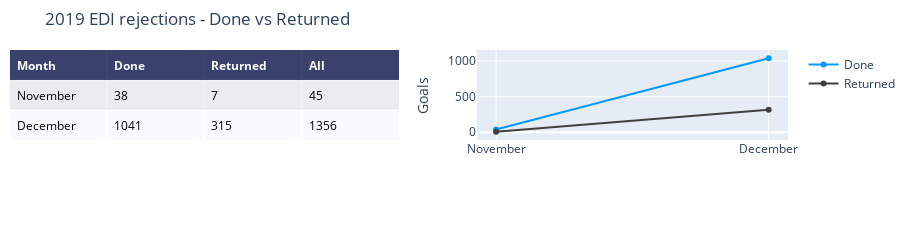

The code cell stored with this chart in its notebook:
### Code cell
#EDI done vs returned


import plotly.graph_objects as go
import plotly.figure_factory as ff

table_data = [['Month', 'Done', 'Returned','All'],
              ['November', 38, 7,45],
              ['December', 1041, 315, 1356]
             ]

fig = ff.create_table(table_data, height_constant=60)

months = ['November','December']
done= [38,1041]
returned = [7,315]

trace1 = go.Scatter(x=months, y=done,
                    marker=dict(color='#0099ff'),
                    name='Done',
                    xaxis='x2', yaxis='y2')
trace2 = go.Scatter(x=months, y=returned,
                    marker=dict(color='#404040'),
                    name='Returned',
                    xaxis='x2', yaxis='y2')

fig.add_traces([trace1, trace2])

# initialize xaxis2 and yaxis2
fig['layout']['xaxis2'] = {}
fig['layout']['yaxis2'] = {}

# Edit layout for subplots
fig.layout.xaxis.update({'domain': [0, .5]})
fig.layout.xaxis2.update({'domain': [0.6, 1.]})

# The graph's yaxis MUST BE anchored to the graph's xaxis
fig.layout.yaxis2.update({'anchor': 'x2'})
fig.layout.yaxis2.update({'title': 'Goals'})

# Update the margins to add a title and see graph x-labels.
fig.layout.margin.update({'t':50, 'b':100})
fig.layout.update({'title': '2019 EDI rejections - Done vs Returned'})

fig.show()

### Figure 1 — Plotly figure (JSON) as saved in the notebook; plotly's stock layout.template omitted (floating-point values rounded to 4 significant figures)
{"data": [{"colorscale": [[0, "#00083e"], [0.5, "#ededee"], [1, "#ffffff"]], "hoverinfo": "none", "opacity": 0.75, "showscale": false, "type": "heatmap", "z": [[0, 0, 0, 0], [0.5, 0.5, 0.5, 0.5], [1, 1, 1, 1]]}, {"marker": {"color": "#0099ff"}, "name": "Done", "type": "scatter", "x": ["November", "December"], "xaxis": "x2", "y": [38, 1041], "yaxis": "y2"}, {"marker": {"color": "#404040"}, "name": "Returned", "type": "scatter", "x": ["November", "December"], "xaxis": "x2", "y": [7, 315], "yaxis": "y2"}], "layout": {"annotations": [{"align": "left", "font": {"color": "#ffffff"}, "showarrow": false, "text": "<b>Month</b>", "x": -0.45, "xanchor": "left", "xref": "x", "y": 0, "yref": "y"}, {"align": "left", "font": {"color": "#ffffff"}, "showarrow": false, "text": "<b>Done</b>", "x": 0.55, "xanchor": "left", "xref": "x", "y": 0, "yref": "y"}, {"align": "left", "font": {"color": "#ffffff"}, "showarrow": false, "text": "<b>Returned</b>", "x": 1.55, "xanchor": "left", "xref": "x", "y": 0, "yref": "y"}, {"align": "left", "font": {"color": "#ffffff"}, "showarrow": false, "text": "<b>All</b>", "x": 2.55, "xanchor": "left", "xref": "x", "y": 0, "yref": "y"}, {"align": "left", "font": {"color": "#000000"}, "showarrow": false, "text": "November", "x": -0.45, "xanchor": "left", "xref": "x", "y": 1, "yref": "y"}, {"align": "left", "font": {"color": "#000000"}, "showarrow": false, "text": "38", "x": 0.55, "xanchor": "left", "xref": "x", "y": 1, "yref": "y"}, {"align": "left", "font": {"color": "#000000"}, "showarrow": false, "text": "7", "x": 1.55, "xanchor": "left", "xref": "x", "y": 1, "yref": "y"}, {"align": "left", "font": {"color": "#000000"}, "showarrow": false, "text": "45", "x": 2.55, "xanchor": "left", "xref": "x", "y": 1, "yref": "y"}, {"align": "left", "font": {"color": "#000000"}, "showarrow": false, "text": "December", "x": -0.45, "xanchor": "left", "xref": "x", "y": 2, "yref": "y"}, {"align": "left", "font": {"color": "#000000"}, "showarrow": false, "text": "1041", "x": 0.55, "xanchor": "left", "xref": "x", "y": 2, "yref": "y"}, {"align": "left", "font": {"color": "#000000"}, "showarrow": false, "text": "315", "x": 1.55, "xanchor": "left", "xref": "x", "y": 2, "yref": "y"}, {"align": "left", "font": {"color": "#000000"}, "showarrow": false, "text": "1356", "x": 2.55, "xanchor": "left", "xref": "x", "y": 2, "yref": "y"}], "height": 230, "margin": {"b": 100, "l": 0, "r": 0, "t": 50}, "title": {"text": "2019 EDI rejections - Done vs Returned"}, "xaxis": {"domain": [0, 0.5], "dtick": 1, "gridwidth": 2, "showticklabels": false, "tick0": -0.5, "ticks": "", "zeroline": false}, "xaxis2": {"domain": [0.6, 1]}, "yaxis": {"autorange": "reversed", "dtick": 1, "gridwidth": 2, "showticklabels": false, "tick0": 0.5, "ticks": "", "zeroline": false}, "yaxis2": {"anchor": "x2", "title": {"text": "Goals"}}}}
